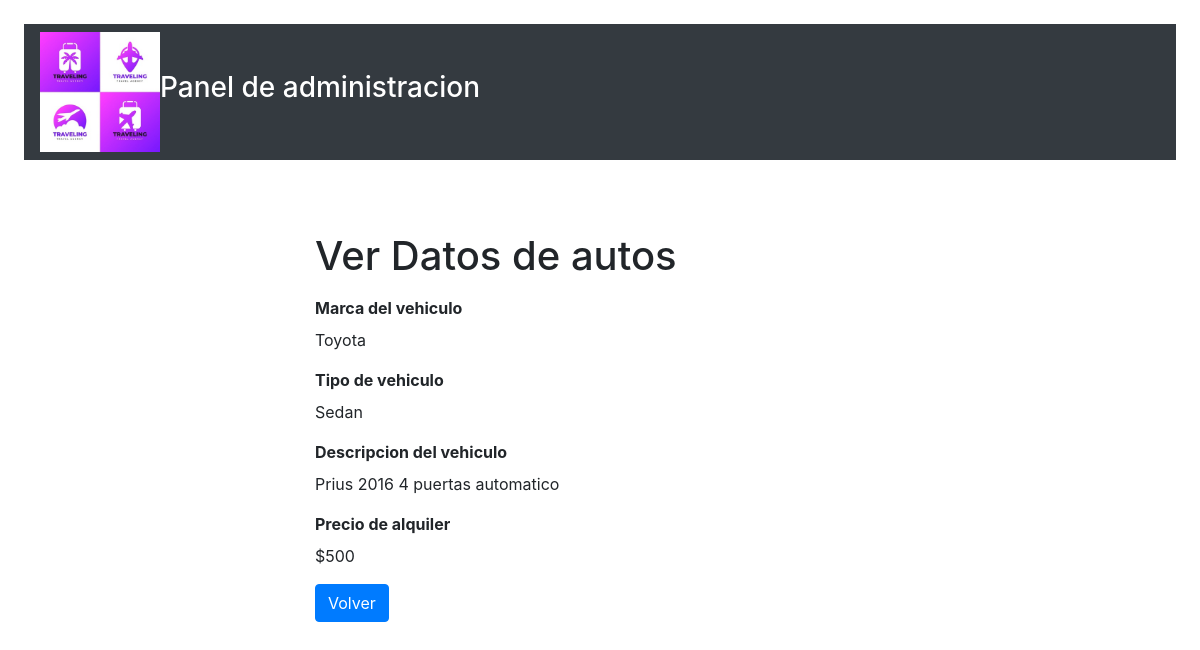
Page /readAuto.php?idAuto=1 on the committed database.
### tables this page shows
CREATE TABLE `autos` (
  `idAuto` int(11) NOT NULL,
  `marcaAuto` varchar(100) NOT NULL,
  `tipoAuto` varchar(255) NOT NULL,
  `descripcionAuto` varchar(255) NOT NULL,
  `precioAuto` int(10) NOT NULL
);

### readAuto.php (the view, shortened to what this page needs)
<?php
if (isset($_GET["idAuto"]) && !empty(trim($_GET["idAuto"]))) {
    require_once "config.php";
    $sql = "SELECT * FROM autos WHERE idAuto = :idAuto";
    if ($stmt = $pdo->prepare($sql)) {
        $stmt->bindParam(":idAuto", $param_idAuto);
        if ($stmt->execute()) {
            if ($stmt->rowCount() == 1) {
                $row = $stmt->fetch(PDO::FETCH_ASSOC);
            } else {
                header("location: error.php");
                exit();
            }
        } else {
            echo "Oops! Algo salio mal, intente luego.";
        }
    }
} else {
    header("location: error.php");
    exit();
}
?>
<!DOCTYPE html>
<html lang="en">
<head>
    <link rel="stylesheet" href="https://stackpath.bootstrapcdn.com/bootstrap/4.5.2/css/bootstrap.min.css">
</head>
<body>
        <div class="m-4">
        <nav class="navbar navbar-expand-sm navbar-dark bg-dark">
            <img src="images/logo2.jpg" width="120" height="120" alt="Logo" />
            <h1 style="color: white; text-align: justify;font-size: 28px;">Panel de administracion</h1>
    </div>
    <div class="wrapper">
        <div class="container-fluid">
            <div class="row">
                <div class="col-md-12">
                    <h1 class="mt-5 mb-3">Ver Datos de autos</h1>
                    <div class="form-group">
                        <b><label>Marca del vehiculo</label></b>
                        <p><?php echo $row["marcaAuto"]; ?></p>
                    </div>
                    <div class="form-group">
                       <b><label>Tipo de vehiculo</label></b>
                        <p><?php echo $row["tipoAuto"]; ?></p>
                    </div>
                    <div class="form-group">
                        <b><label>Descripcion del vehiculo</label></b>
                        <p><?php echo $row["descripcionAuto"]; ?></p>
                    </div>
                    <div class="form-group">
                        <b><label>Precio de alquiler</label></b>
                        <p><?php echo "$", $row["precioAuto"]; ?></p>
                    </div>
                    <p><a href="listaAutos.php" class="btn btn-primary">Volver</a></p>
                </div>
            </div>
        </div>
    </div>
</body>
</html>

### readAuto.php (style rules this page uses)
.wrapper { width: 600px; margin: 0 auto; }

### rows in the picture
autos: marcaAuto "Toyota", tipoAuto "Sedan", descripcionAuto "Prius 2016 4 puertas automatico", precioAuto "500"
